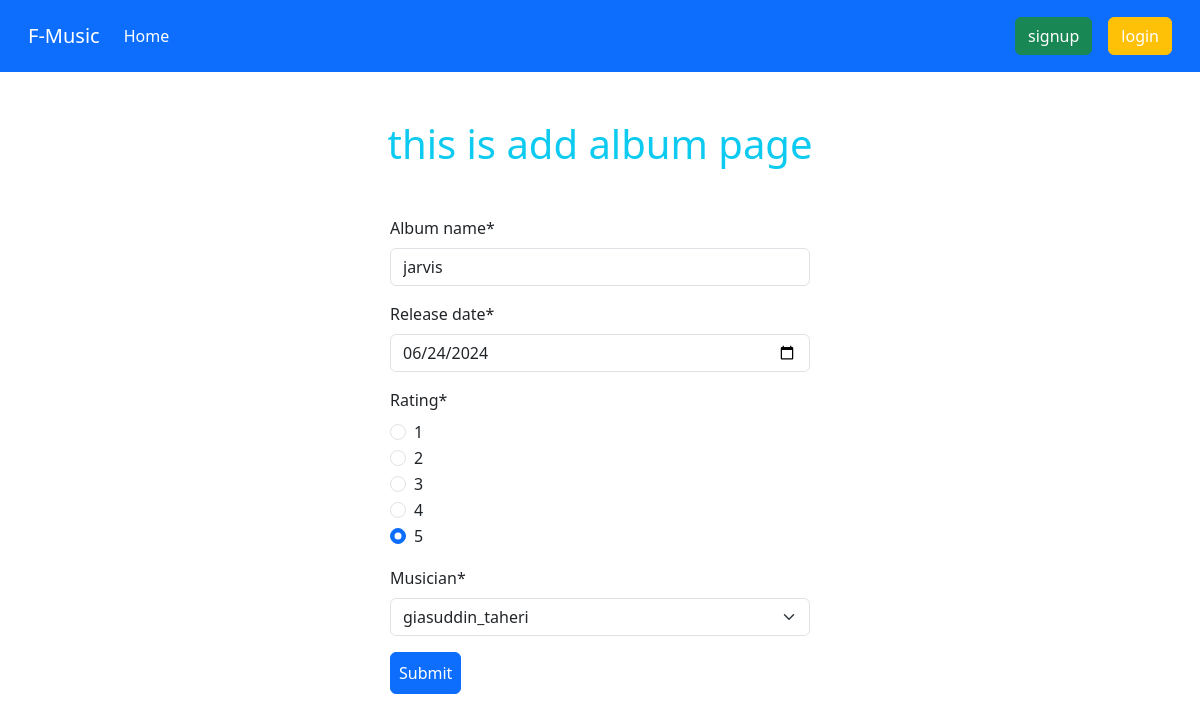
The page /albums/edit_album/15 on the database its author committed.
### albums/models.py (models this page shows, shortened)
class AlbumsModel(models.Model):
    album_name = models.CharField(max_length=255)
    release_date = models.DateField()
    rating = models.CharField(max_length=255)
    musician = models.ForeignKey(MusicianModel,on_delete=models.CASCADE)

### albums/views.py (the view)
# urls.py: path('edit_album/<int:id>',views.EditAlbum.as_view(),name = 'edit_album'),
class EditAlbum(UpdateView):
    model = models.AlbumsModel
    form_class = forms.AlbumForm
    template_name = 'add_album.html'
    pk_url_kwarg = 'id'
    success_url = reverse_lazy('homepage')

### albums/forms.py
class AlbumForm(forms.ModelForm):
    RATING_CHOICES = [(i, str(i)) for i in range(1, 6)]
    rating = forms.ChoiceField(
        choices=RATING_CHOICES,
        widget=forms.RadioSelect
    )
    class Meta:
        model = AlbumsModel
        fields = '__all__'
        widgets = {
            'release_date' : (forms.DateInput(attrs={'type' : 'date'})),
        }

### musician/models.py (called while the page is built)
    def __str__(self) -> str:
        return self.first_name

### albums/templates/add_album.html (shortened to what this page needs)
{%extends 'home.html'%}
{%block content%}
{%load crispy_forms_tags%}
<h1 class="text-center text-info mt-5 mb-5">this is add album page</h1>
<form method="POST" style="width: 35%; margin: auto;">
    {{form | crispy}}
    <button class="btn btn-primary p-2 mb-5">Submit</button>
</form>
{%endblock%}

### rows shown on the page
AlbumsModel: album_name "jarvis", release_date "06/24/2024", rating "☐ 1 ☐ 2 ☐ 3 ☐ 4 ☑ 5", musician "giasuddin_taheri"
